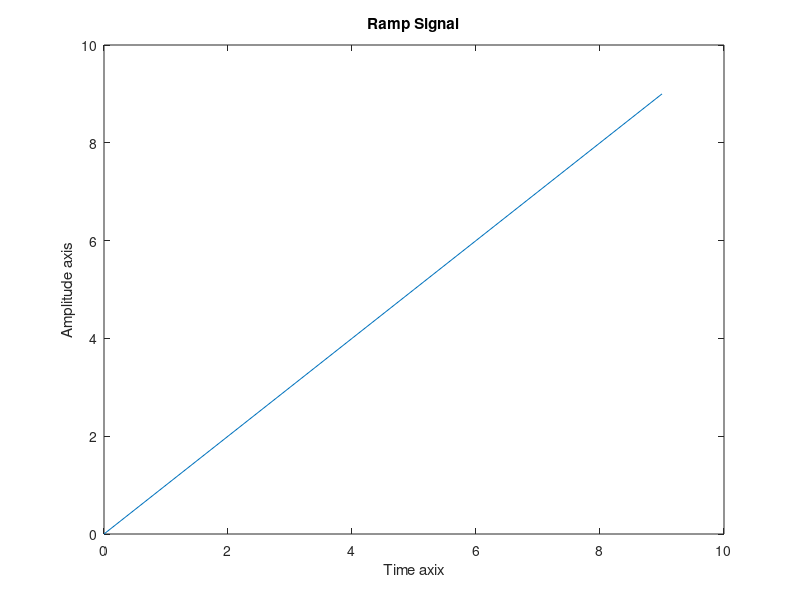

The MATLAB source for this figure:
clc
close all
clear all 
n = 10;
s = 1;
t = 0:n-1;
plot(t,s*t);
title('Ramp Signal');
xlabel('Time axix');
ylabel('Amplitude axis');
